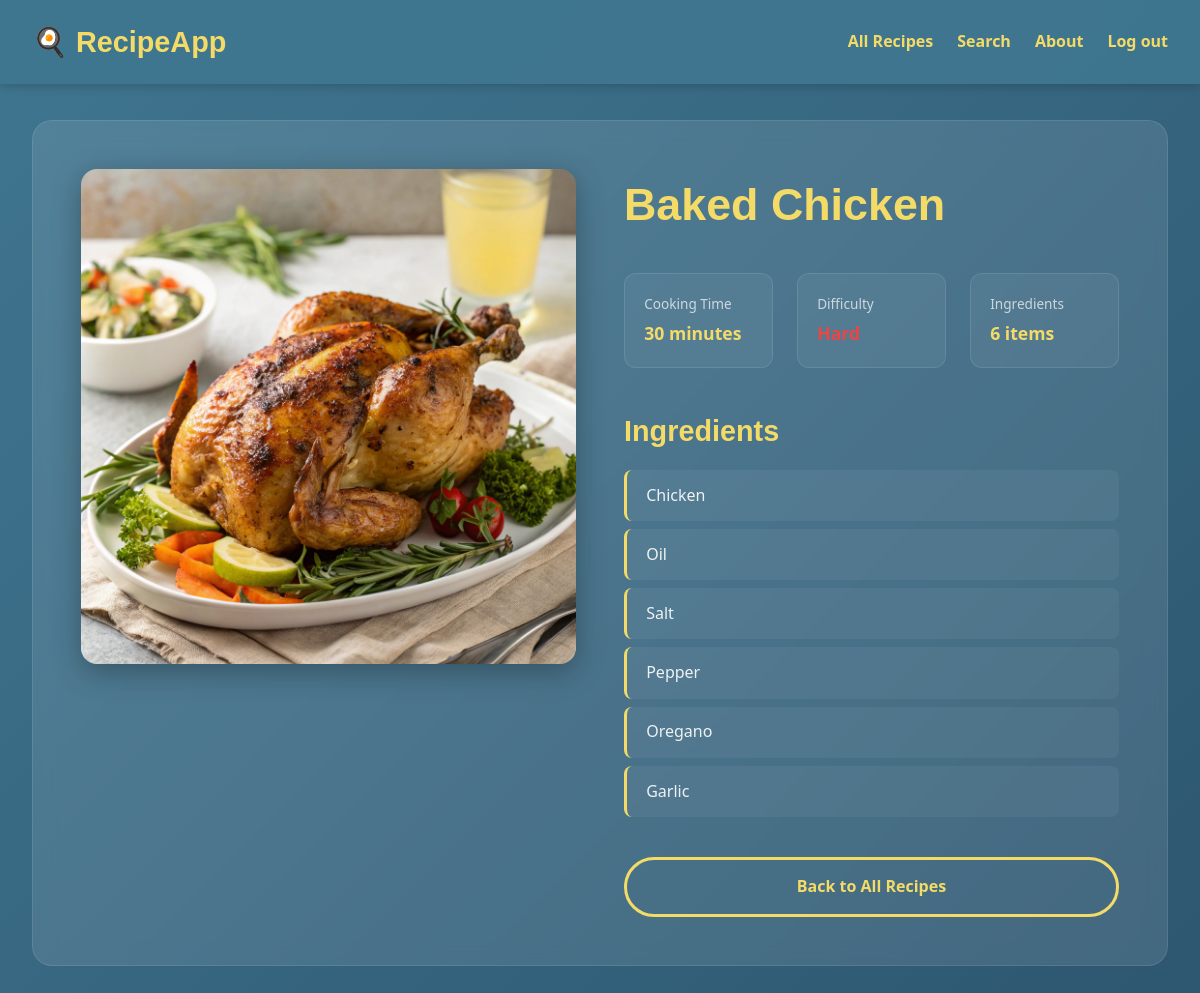
/detail/5/ (signed in), run on an earlier commit of the app's database.
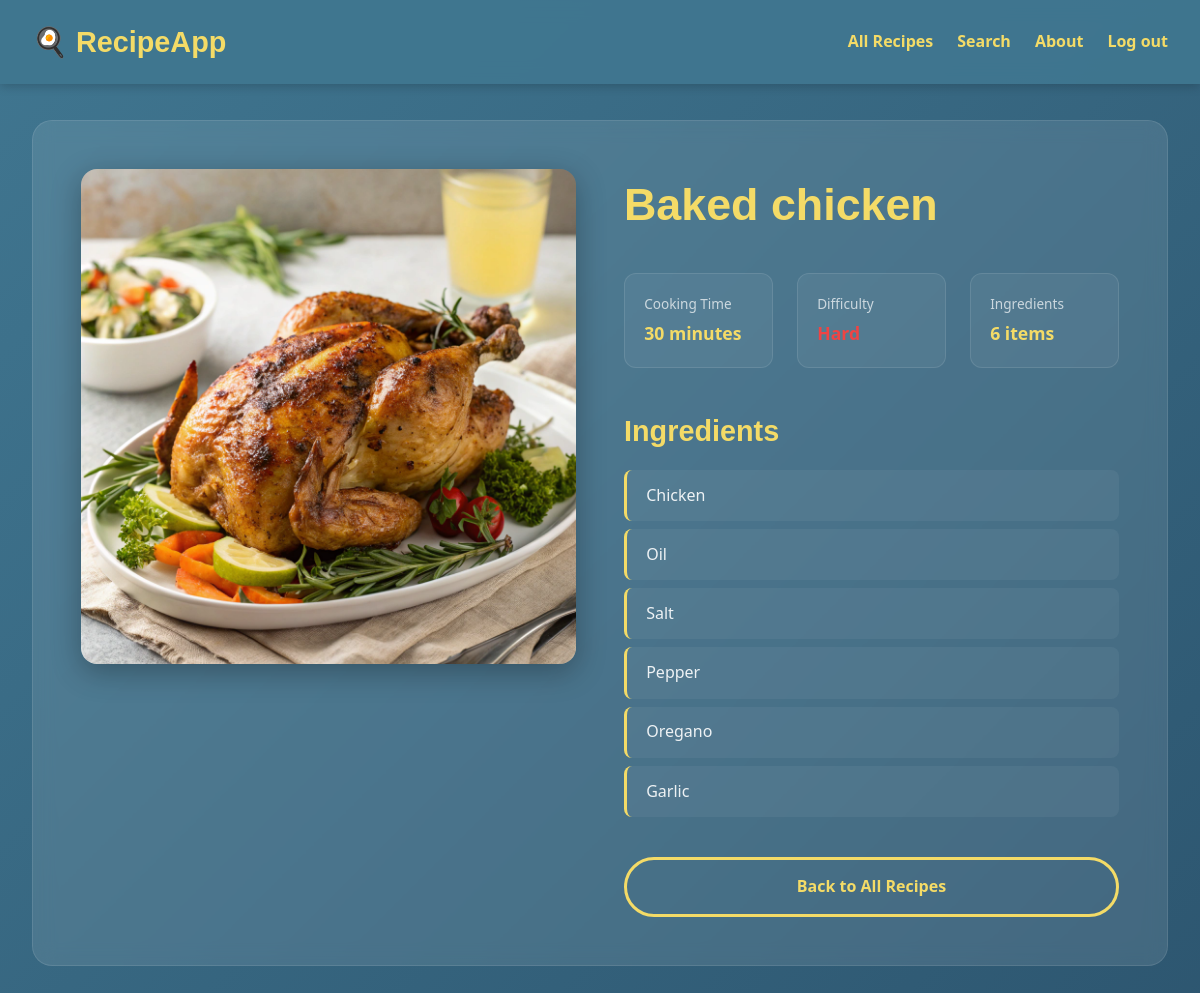
And on a later commit of the database.
### recipes/models.py (models this page shows, shortened)
class Recipe(models.Model):
    name = models.CharField(max_length=50)
    ingredients = models.CharField(
        max_length=225, help_text="Enter the ingredients, separated by a comma"
    )
    cooking_time = models.IntegerField(help_text="Cooking time in minutes")
    difficulty = None
    pic = models.ImageField(upload_to='recipes', default='no_picture.jpg')
    @property
    def calculate_difficulty(self):
        ingredients = self.ingredients.split(", ")
        if self.cooking_time < 10 and len(ingredients) < 4:
            return "Easy"
        elif self.cooking_time < 10 and len(ingredients) >= 4:
            return "Medium"
        elif self.cooking_time >= 10 and len(ingredients) < 4:
            return "Intermediate"
        elif self.cooking_time >= 10 and len(ingredients) >= 4:
            return "Hard"
        return difficulty

### recipes/views.py (the view)
# urls.py: path('detail/<int:id>/', views.recipes_details, name='detail'),
@login_required(login_url='/login/')
def recipes_details(request, id):
    recipe = get_object_or_404(Recipe, pk=id)
    ingredients_list = recipe.ingredients.split(", ")
    return render(request, "recipes/recipes_details.html", {
        "recipe": recipe,
        "ingredients_list": ingredients_list,
    })

### recipes/templates/recipes/recipes_details.html (shortened to what this page needs)
<!DOCTYPE html>
<html lang="en">
<head>
  {% load static %}
  <link rel='stylesheet' type='text/css' href="{% static 'recipes/css/styles.css' %}">
</head>
<body>
  <nav class="navbar">
    <div class="navbar-content">
      <a href="{% url 'recipes:home' %}" class="logo">🍳 RecipeApp</a>
      <div style="display: flex; gap: 1.5rem;">
        <a href="{% url 'recipes:list' %}" class="nav-link">All Recipes</a>
        <a href="{% url 'recipes:search' %}" class="nav-link">Search</a>
        <a href="{% url 'recipes:about' %}" class="nav-link">About</a>
        <a href="{% url 'recipes:logout' %}" class="nav-link">Log out</a>
      </div>
    </div>
  </nav>
  <section class="recipe-detail-section">
    <div class="detail-container">
      <div class="detail-image-wrapper">
        {% if recipe.pic %}
          <img src="{{ recipe.pic.url }}" alt="{{ recipe.name }}" class="detail-image">
        {% else %}
          <div class="detail-placeholder">No Image Available</div>
        {% endif %}
      </div>
      <div class="detail-content">
        <h1>{{ recipe.name }}</h1>
        <div class="quick-stats">
          <div class="stat-item">
            <div>
              <p class="stat-label">Cooking Time</p>
              <p class="stat-value">{{ recipe.cooking_time }} minutes</p>
            </div>
          </div>
          <div class="stat-item">
            <div>
              <p class="stat-label">Difficulty</p>
              <p class="stat-value difficulty-{{ recipe.calculate_difficulty|lower }}">
              </p>
            </div>
          </div>
          <div class="stat-item">
            <div>
              <p class="stat-label">Ingredients</p>
              <p class="stat-value">{{ recipe.ingredients|wordcount }} items</p>
            </div>
          </div>
        </div>
        <div class="detail-section">
          <h2>Ingredients</h2>
          <ul class="ingredients-list">
            {% for ingredient in ingredients_list %}
              <li>{{ ingredient }}</li>
            {% endfor %}
          </ul>
        </div>
        <div class="detail-actions">
          <a href="{% url 'recipes:list' %}" class="detail-button secondary">Back to All Recipes</a>
        </div>
      </div>
    </div>
  </section>
</body>
</html>

### recipes/static/recipes/css/styles.css (style rules this page uses)
* { margin: 0; padding: 0; box-sizing: border-box; }
body { font-family: 'Segoe UI', Tahoma, Geneva, Verdana, sans-serif; background: linear-gradient(135deg, #407690 0%, #2d5670 100%); color: #fff; line-height: 1.6; min-height: 100vh; }
.navbar { background: rgba(64, 118, 144, 0.95); padding: 1.2rem 2rem; box-shadow: 0 2px 10px rgba(0, 0, 0, 0.2); position: fixed; top: 0; left: 0; right: 0; z-index: 1000; backdrop-filter: blur(10px); }
.navbar-content { max-width: 1200px; margin: 0 auto; display: flex; justify-content: space-between; align-items: center; }
.logo { font-size: 1.8rem; font-weight: 700; color: #f4db67; text-decoration: none; font-family: 'Gill Sans', 'Gill Sans MT', Calibri, 'Trebuchet MS', sans-serif; }
.nav-link { color: #f4db67; text-decoration: none; font-weight: 600; transition: all 0.3s ease; font-size: 1rem; }
.recipe-detail-section { padding: 120px 2rem 80px; max-width: 1200px; margin: 0 auto; }
.detail-container { display: grid; grid-template-columns: 1fr 1fr; gap: 3rem; background: rgba(255, 255, 255, 0.1); backdrop-filter: blur(10px); border-radius: 20px; padding: 3rem; border: 1px solid rgba(255, 255, 255, 0.1); }
.detail-image-wrapper { position: sticky; top: 120px; height: fit-content; }
.detail-image { width: 100%; height: auto; border-radius: 16px; box-shadow: 0 8px 30px rgba(0, 0, 0, 0.3); }
.detail-content h1 { font-family: 'Gill Sans', 'Gill Sans MT', Calibri, 'Trebuchet MS', sans-serif; font-size: 2.8rem; color: #f4db67; margin-bottom: 2rem; }
.quick-stats { display: grid; grid-template-columns: repeat(3, 1fr); gap: 1.5rem; margin-bottom: 2.5rem; }
.stat-item { background: rgba(255, 255, 255, 0.05); padding: 1.2rem; border-radius: 12px; display: flex; align-items: center; gap: 1rem; border: 1px solid rgba(255, 255, 255, 0.1); }
.stat-label { font-size: 0.85rem; color: rgba(255, 255, 255, 0.7); margin-bottom: 0.3rem; }
.stat-value { font-size: 1.1rem; font-weight: 600; color: #f4db67; }
.difficulty-hard { color: #ef4444 !important; }
.detail-section { margin-bottom: 2rem; }
.detail-section h2 { font-family: 'Gill Sans', 'Gill Sans MT', Calibri, 'Trebuchet MS', sans-serif; font-size: 1.8rem; color: #f4db67; margin-bottom: 1rem; }
.ingredients-list { list-style: none; padding: 0; }
.ingredients-list li { padding: 0.8rem 1.2rem; margin-bottom: 0.5rem; background: rgba(255, 255, 255, 0.05); border-radius: 8px; border-left: 3px solid #f4db67; color: rgba(255, 255, 255, 0.9); }
.detail-actions { display: flex; gap: 1rem; margin-top: 2.5rem; }
.detail-button { padding: 14px 30px; border-radius: 50px; text-decoration: none; font-weight: 600; font-size: 1rem; transition: all 0.3s ease; display: inline-block; text-align: center; flex: 1; }
.detail-button.secondary { background-color: transparent; color: #f4db67; border: 3px solid #f4db67; }

What changed in the data, as far as the page shows it:
changed Recipe: name "Baked Chicken" → "Baked chicken"
